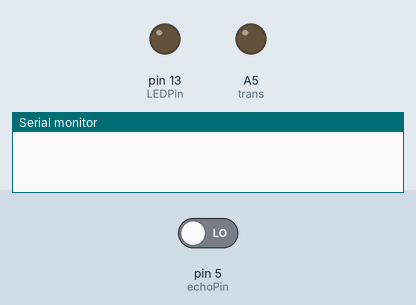
A sketch run on a simulated Arduino Uno, built with avr-gcc and run on an emulated ATmega328P. Shown: output pins drawn as LEDs (lit = HIGH), the last lines printed to the serial monitor. Inputs (shaded band) come from the test bench; at power-on: pin 5 (echoPin) LOW.

Above: at 0.1 s.
At 1.1 s:
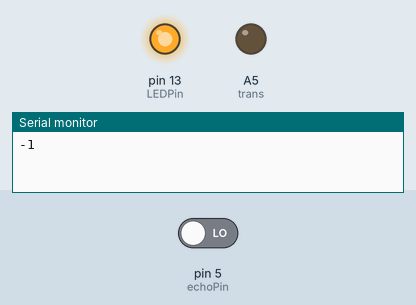
Timing chart, 0 to 2.6 s (numbered marks = the images above):
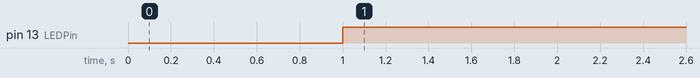

The sketch:

HC-SR04.ino
```cpp
#define echoPin 5 // Echo Pin
#define trigPin 4 // Trigger Pin
#define LEDPin 13 // Onboard LED


#define trans A5 //analog

int maximumRange = 200; // Maximum range needed
int minimumRange = 0; // Minimum range needed
long duration, distance; // Duration used to calculate distance

unsigned long previousMillis = 0;
int interval1 = 2;
int invterval2 = 12;

void setup() {
 Serial.begin (9600);
 pinMode(trigPin, OUTPUT);
 pinMode(echoPin, INPUT);
 pinMode(LEDPin, OUTPUT); // Use LED indicator (if required)
 pinMode(trans, OUTPUT);

}

void loop() {

/* The following trigPin/echoPin cycle is used to determine the
 distance of the nearest object by bouncing soundwaves off of it. */

 unsigned long currentMillis = micros();
 if (currentMillis - previousMillis == 0) {
 digitalWrite(trans, HIGH);
 digitalWrite(trigPin, LOW);
 }

 if (currentMillis - previousMillis == 2) {
 digitalWrite(trigPin, HIGH);
 }
 if (currentMillis - previousMillis >= 10) {

    previousMillis = currentMillis;


     digitalWrite(trigPin, LOW);
     duration = pulseIn(echoPin, HIGH);

     //Calculate the distance (in cm) based on the speed of sound.
     distance = duration/58.2;

     if (distance >= maximumRange || distance <= minimumRange){
     /* Send a negative number to computer and Turn LED ON
     to indicate "out of range" */
     Serial.println("-1");
     digitalWrite(LEDPin, HIGH);
     digitalWrite(trans, LOW);
     }
     else {
     /* Send the distance to the computer using Serial protocol, and
     turn LED OFF to indicate successful reading. */
     Serial.println(distance);
     digitalWrite(LEDPin, LOW);
     }
  }

}
```

Measured:
- by itself, pin 13 (LEDPin): LOW → HIGH at 1.0 s
